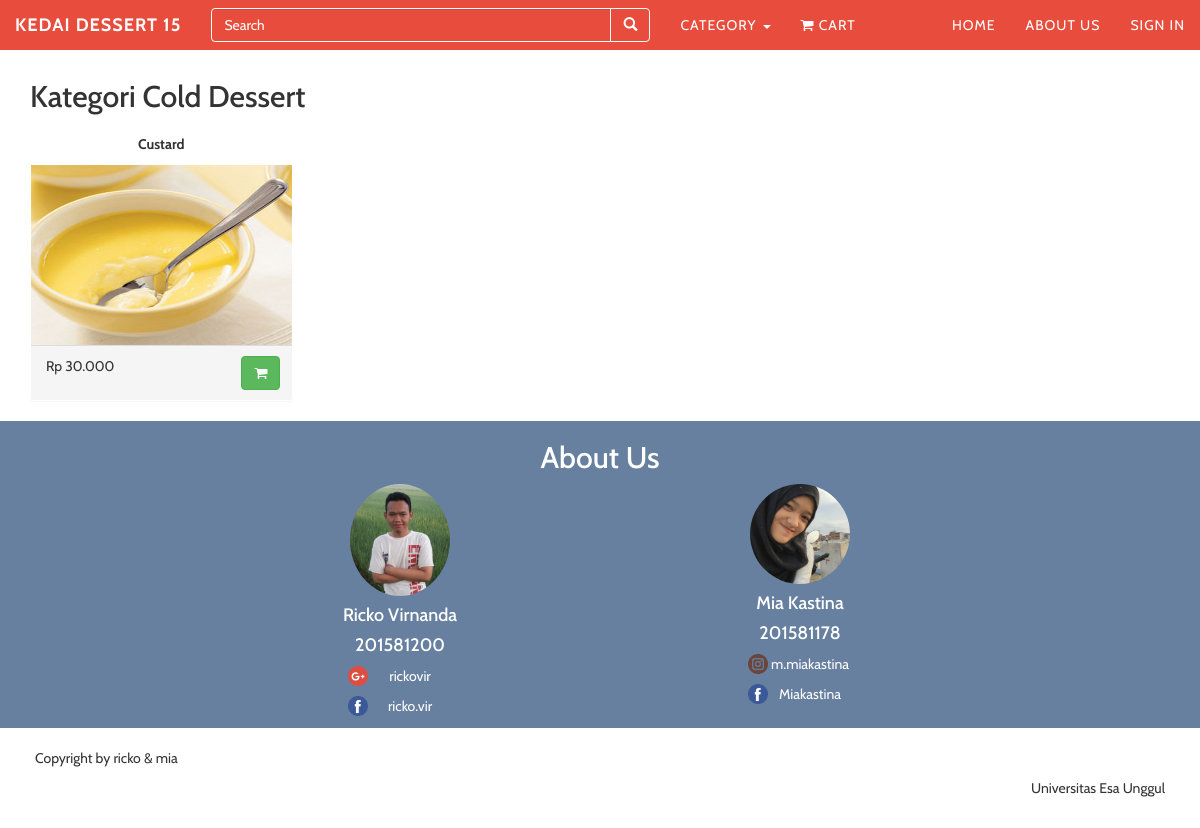
The page /index.php/kategori/index/2 on the database its author committed.
### tables this page shows
CREATE TABLE `barang` (
  `kode_barang` int(10) NOT NULL,
  `nama_barang` varchar(50) NOT NULL,
  `harga_barang` int(20) NOT NULL,
  `stok` int(5) NOT NULL,
  `deskripsi` text NOT NULL,
  `gambar` varchar(200) NOT NULL,
  `kode_kategori` int(10) NOT NULL,
  `trash` enum('Y','N') NOT NULL DEFAULT 'N'
);

### application/libraries/Template.php (called while the page is built)
<?php if ( ! defined('BASEPATH')) exit('No direct script access allowed');
class Template {
	var $template_data = array();
	function set($name, $value)
	{
		$this->template_data[$name] = $value;
	}
	function load($template = '', $view = '' , $view_data = array(), $return = FALSE)
	{
		$this->CI =& get_instance();
		$this->set('contents', $this->CI->load->view($view, $view_data, TRUE));
		return $this->CI->load->view($template, $this->template_data, $return);
	}
	function main_template($view, $data = array())
	{
		$this->CI =& get_instance();
		$data['result_kategori'] = $this->CI->ModelsKedai->select_all('kategori')->result();
		$this->load('template', $view, $data);
	}
}

### application/controllers/Kategori.php (called while the page is built, shortened)
<?php
class Kategori extends CI_Controller
{
	public function index($kode_kategori)
	{
		$query = 'select * from barang, kategori where barang.trash="N" and barang.kode_kategori = kategori.kode_kategori and kategori.kode_kategori = "'.$kode_kategori.'" ';
		$barang_q = $this->db->query($query);
		$data['result_barang'] = $barang_q->result();
		$data['nama_kategori'] = $barang_q->row()->nama_kategori;
		$this->template->main_template('kategori',$data);
	}
}

### index.php (called while the page is built, shortened)
<?php
require_once BASEPATH.'core/CodeIgniter.php';

### application/helpers/rupiah_helper.php (called while the page is built)
<?php if ( ! defined('BASEPATH')) exit('No direct script access allowed');
if ( ! function_exists('rupiah'))
{
	function rupiah($harga)
	{
		return "Rp " . number_format($harga , 0 , ',' , '.' );
	}
}

### application/views/template.php (the view, shortened to what this page needs)
<?php
$active_header = "";
if(empty($home))
	$active_header = "def-top-nav-collapse";
?>
<!DOCTYPE html>
<html>
	<head>
		<link rel="stylesheet" type="text/css" href="<?php echo base_url();?>assets/css/bootstrap.min.css">
		<link rel="stylesheet" type="text/css" href="<?php echo base_url();?>assets/css/custom.css">
		<link rel="stylesheet" type="text/css" href="<?php echo base_url();?>font-awesome/css/font-awesome.min.css">
		<link href="<?php echo base_url();?>assets/plugins/datatables/dataTables.bootstrap.css" rel="stylesheet" type="text/css" />
	</head>
	<body>
		<div class="container">
			<div class="navbar navbar-custom navbar-fixed-top <?php echo $active_header; ?>" role="navigation">
				<div class="container-fluid">
					<div class="navbar-header">
						<a class="navbar-brand" href="<?php echo base_url('index.php'); ?>">Kedai Dessert 15</a>
					</div>
					<div class="navbar-collapse collapse">
						<ul class="nav navbar-nav navbar-left">
							<li>
								<form action="<?php echo site_url('search/index/'); ?>" method="GET" class="navbar-form" role="search">
								  <div class="input-group">
									<input type="text" class="form-control" placeholder="Search" name="key" id="srch-term">
									<div class="input-group-btn">
									  <button class="btn btn-default" type="submit"><span class="glyphicon glyphicon-search"></span></button>
									</div>
								  </div>
								</form>
							</li>
							<li class="dropdown">
								<a href="#" class="dropdown-toggle" data-toggle="dropdown">Category <span class="caret"></span></a>
							</li>
							<li class="dropdown">
								<a href="#" class="dropdown-toggle" data-toggle="dropdown">
									<i class="fa fa-shopping-cart"></i> Cart
								</a>
							</li>
						</ul>
						<ul class="nav navbar-nav navbar-right">
							<li class="active"><a href="<?php echo base_url('index.php'); ?>">Home</a></li>
							<li><a href="#about">About Us</a></li>
							<?php
							if(empty($_SESSION['customer_logged_in'])){ ?>
							<li><a href="<?php echo site_url("main/signin");?>">Sign In</a></li>
							<?php
							} ?>
						</ul>
					</div>
				</div>
			</div>
		</div>
		<?php echo $contents; ?>
		<div class="container about-us" id="about">
			<div class="row">
				<div class="col-md-12">
					<h2>About Us</h2>
				</div>
				<div class="col-md-2"></div>
				<div class="col-md-4 ab-profile">
					<img src="<?php echo base_url();?>assets/img/ricko.jpg" class="img-circle call-r-detail" />
					<h4>Ricko Virnanda</h4>
					<h4>201581200</h4>
					<center>
						<div class="socmed">
							<img src="<?php echo base_url();?>assets/img/google-plus.png" /><p>rickovir</p>
							<img src="<?php echo base_url();?>assets/img/facebook.png" /><p>ricko.vir</p>
						</div>
					</center>
				</div>
				<div class="col-md-4 ab-profile">
					<img src="<?php echo base_url();?>assets/img/mia.jpg" class="img-circle call-m-detail" />
					<h4>Mia Kastina</h4>
					<h4>201581178</h4>
					<center>
						<div class="socmed">
							<img src="<?php echo base_url();?>assets/img/instagram.png" /><p>m.miakastina</p>
							<img src="<?php echo base_url();?>assets/img/facebook.png" /><p>Miakastina</p>
						</div>
					</center>
				</div>
				<div class="col-md-2"></div>
				<div class="col-md-12"></div>
				<div class="col-md-2"></div>
				<div class="col-md-4">
				</div>
				<div class="col-md-4">
				</div>
				<div class="col-md-2"></div>
			</div>
		</div>
		<div class="container footer">
			<p>Copyright by ricko & mia </p>
			<p class="pull-right">Universitas Esa Unggul </p>
		</div>
	</body>
</html>

### application/views/kategori.php (shortened to what this page needs)
<div class="container kategori">
	<div class="row">
		<div class="col-md-12">
			<h2>Kategori <?php echo $nama_kategori; ?></h2>
		</div>
		<?php
		foreach($result_barang as $row_barang)
		{
		?>
		<div class="col-sm-3">
			<div class="panel panel-solid">
				<div class="panel-heading">
					<span class=""><?php echo $row_barang->nama_barang; ?></span>
				</div>
				<div class="panel-body">
					<div class="row item-img">
						<div class="col-xs-12 tocenter">
							<img src="<?php echo base_url("uploads/".$row_barang->gambar); ?>"/>
						</div>
					</div>
				</div>
				<div class="panel-footer acara-panel-footer">
					<div class="row">
						<div class="col-xs-9">
							<span><?php echo rupiah($row_barang->harga_barang); ?></span>
						</div>
						<div class="col-xs-3">
							<button class="btn btn-success" onclick="window.location.href='<?php echo site_url("barang/index/".$row_barang->kode_barang); ?>'">
								<i class="fa fa-shopping-cart"></i>
							</button>
						</div>
					</div>
				</div>
			</div>
	</div>
		<?php } ?>
	</div>
</div>

### assets/css/custom.css (style rules this page uses)
body { font-family:'Cabin',sans-serif; }
.about-us { background:#67809F; width:100%; text-align:center; color:#FFF; }
.ab-profile img { width:100px; }
.socmed { width:105px; }
.socmed img { width:20px; float:left; }
.footer { padding:20px; }
.navbar-custom { margin-bottom: 0; border-bottom: 1px solid rgba(255,255,255,0.3); text-transform: uppercase; background-color: #E74C3C; }
.navbar-custom .navbar-brand { font-weight: 700; }
.navbar-custom a { color: #fff; }
.navbar-custom .nav li.active { outline: none; background-color: rgba(231, 76, 60, 0.44); }
.navbar-custom .nav li a { -webkit-transition: background .3s ease-in-out; -moz-transition: background .3s ease-in-out; transition: background .3s ease-in-out; }
@media (min-width:767px) { .navbar { padding: 20px 0; border-bottom: 0; letter-spacing: 1px; background: 0 0; -webkit-transition: background .5s ease-in-out,padding .5s ease-in-out; -moz-transition: background .5s ease-in-out,padding .5s ease-in-out; transition: background .5s ease-in-out,padding .5s ease-in-out; } }
.def-top-nav-collapse { padding: 0; background-color: #E74C3C; }
.navbar-custom.def-top-nav-collapse { border-bottom: none; }
.navbar-form .btn-default { background:transparent; color:#FFF; border-color:#FFF; }
.navbar-form .form-control { background:transparent; color:#FFF; border-color:#FFF; width:400px !important; }
.item-img img { width:100%; height:180px; }
.panel-body { padding:0 !important; }
.panel-heading { text-align:center; font-weight:bold; }

### rows shown on the page
barang: nama_barang "Custard", gambar (picture), harga_barang "Rp 30.000"

### other values the page prints
$nama_kategori "Cold Dessert"
